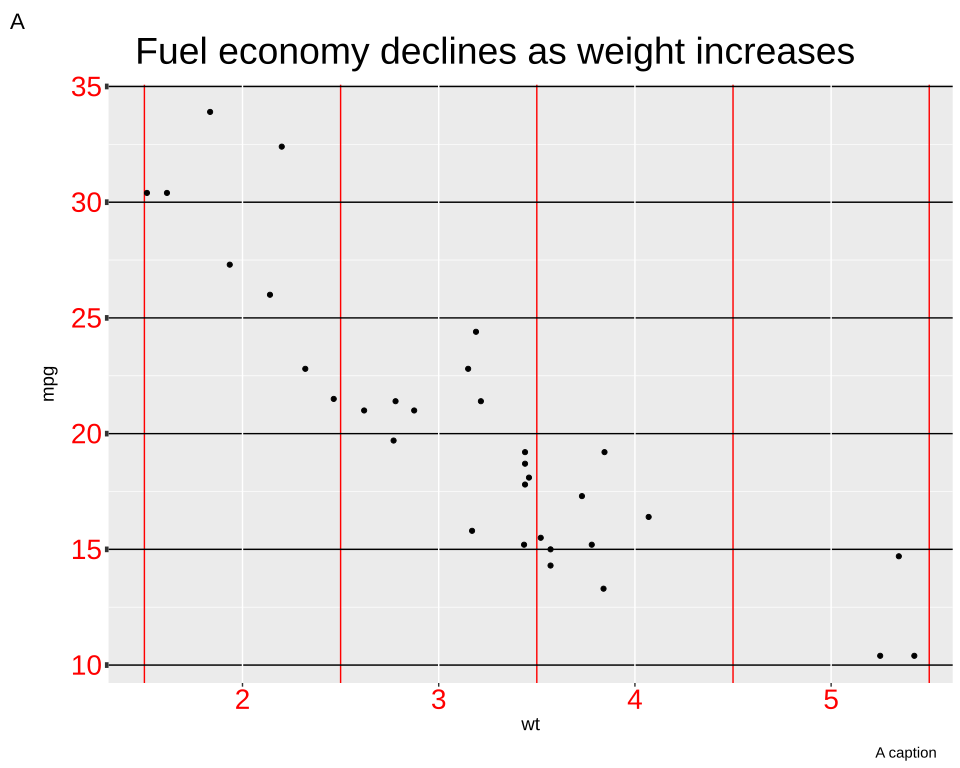

Write the R code that produced this figure.
# The plot test/golden/theme_text.svg draws, drawn by ggplot2 itself, as ggplot2's own visual tests
# draw their snapshots: the independent check on that golden whenever it changes. The suite never
# runs this; it needs R, ggplot2 and vdiffr, saved as the Docker image giggly-r:ggplot2-4.0.3. From
# the repository's root:
#
#   docker run --rm -v "$PWD/test/golden":/golden:ro giggly-r:ggplot2-4.0.3 \
#     Rscript /golden/theme_text.R > theme_text.ggplot2.svg
#
# and compare the two drawings element by element, as test/golden/point.R describes.
#
# Text and lines set through the theme's tree, on mtcars' fuel economy against weight with a title,
# a caption and a tag: every text 14 points, which the tick labels, red, take one and a half times;
# each axis title, the title, the caption and the tag with margins on more sides than theme_gray()
# gives them; the major grid lines at the y axis's breaks black and the minor ones between the x
# axis's red and twice as wide; and the y axis's ticks 2 mm wide.
#
# First checked with ggplot2 4.0.3 and vdiffr 1.0.9: every element and clip path matches but
# svglite's around the whole drawing, and the one departure is test/golden/point.R's, the x axis
# drawn before the y.

library(ggplot2)

plot <- ggplot(mtcars, aes(wt, mpg)) +
  geom_point() +
  labs(title = "Fuel economy declines as weight increases", caption = "A caption", tag = "A") +
  theme_gray() +
  theme(
    text = element_text(size = 14),
    axis.text = element_text(colour = "red", size = rel(1.5)),
    axis.title.y = element_text(margin = margin(r = 10, l = 5)),
    axis.title.x = element_text(margin = margin(t = 2, b = 6)),
    plot.title = element_text(size = rel(2), margin = margin(b = 10, l = 20)),
    plot.caption = element_text(margin = margin(t = 4, r = 12)),
    plot.tag = element_text(margin = margin(t = 3, r = 7, b = 5, l = 2)),
    panel.grid.major.y = element_line(colour = "black"),
    panel.grid.minor.x = element_line(colour = "red", linewidth = rel(2)),
    axis.ticks.y = element_line(linewidth = 2)
  )

file <- tempfile(fileext = ".svg")
vdiffr::write_svg(plot, file)
cat(readLines(file), sep = "\n")
